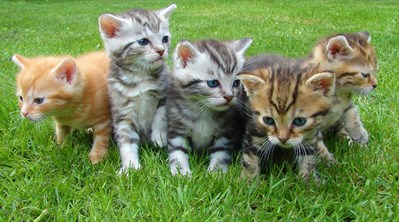
#> input picture p/4.jpg, 399 x 222 px
$ python blurs.py
#> lines starting #> are read from the running program, lines starting #| are printed output that depends on the picture
import cv2 as cv

img = cv.imread('p/4.jpg')
#> img is the input picture: shape (222, 399, 3); mean B, G, R 82.3, 139.3, 116.2
cv.imshow('cat',img)

# Averageing blur
avg_blur = cv.blur(img,(7,7))
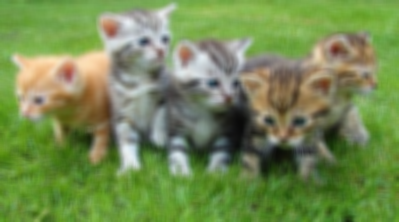
#> avg_blur: shape (222, 399, 3); mean B, G, R 82.3, 139.3, 116.2
cv.imshow('avg_blur',avg_blur)

# Gassuian blur
gaus_blur = cv.GaussianBlur(img,(7,7),0)
cv.imshow('gaus_blur',gaus_blur)

#Median blur
median_blur = cv.medianBlur(img,7)
cv.imshow('median_blur',median_blur)

#Bilateral blur
bi_blur = cv.bilateralFilter(img,10,100,10)
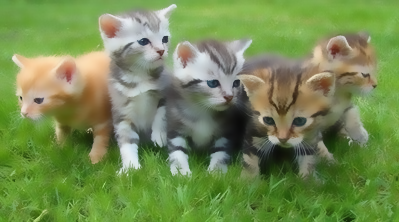
#> bi_blur: shape (222, 399, 3); mean B, G, R 82, 139.3, 116.1
cv.imshow('bi_blur',bi_blur)

cv.waitKey(0)

$ run again, with p/2.jpg copied over p/4.jpg
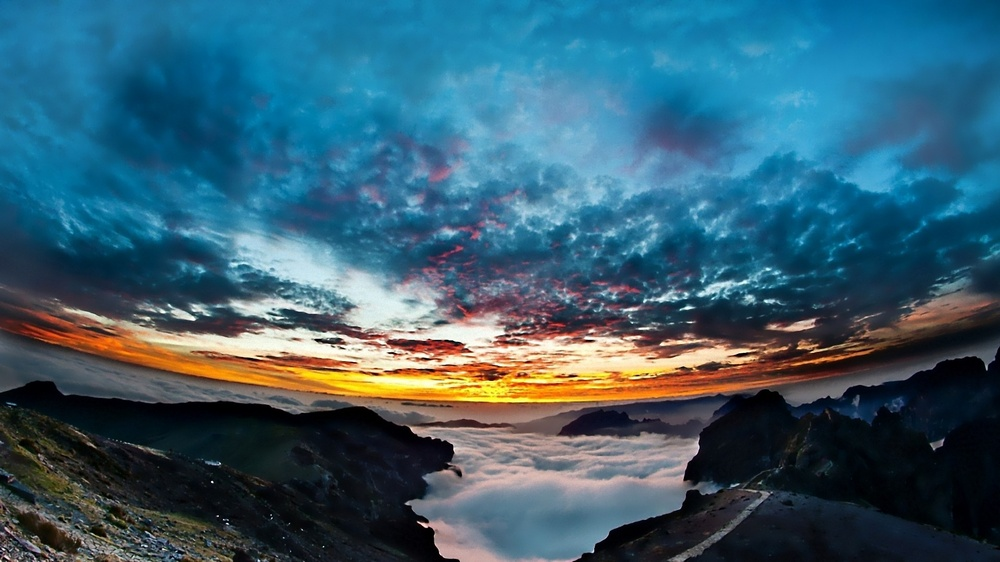
#> input picture p/2.jpg, 1000 x 562 px, shrunk from 1920 x 1080 before the run
#> img is the input picture: shape (562, 1000, 3); mean B, G, R 112, 94.4, 56
#> `avg_blur = cv.blur(img,(7,7))`:
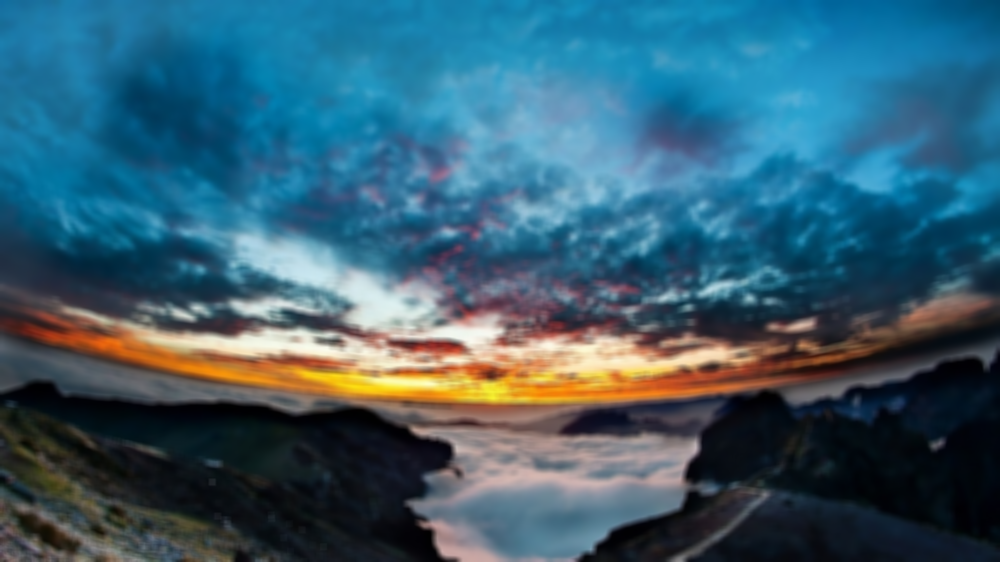
#> avg_blur: shape (562, 1000, 3); mean B, G, R 112, 94.4, 56
